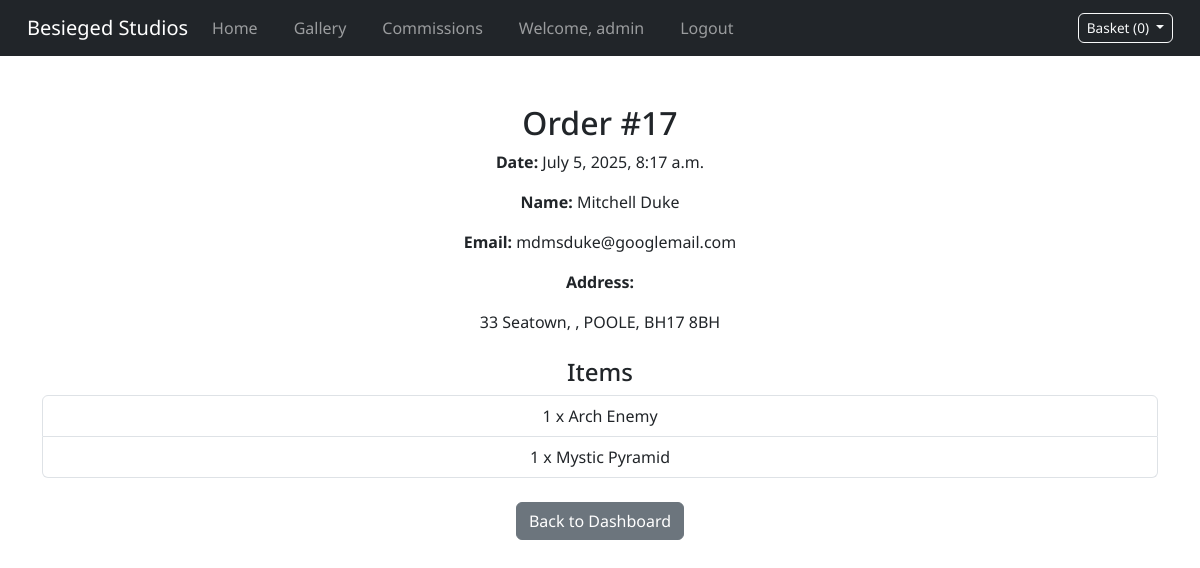
The page /dashboard/order/17/ (signed in) on the database its author committed.
### accounts/models.py (models this page shows, shortened)
class UserProfile(models.Model):
    user = models.OneToOneField(User, on_delete=models.CASCADE)
    phone_number = models.CharField(max_length=20, blank=True, null=True)
    address_line1 = models.CharField(max_length=255, blank=True, null=True)
    address_line2 = models.CharField(max_length=255, blank=True, null=True)
    town_or_city = models.CharField(max_length=100, blank=True, null=True)
    postcode = models.CharField(max_length=20, blank=True, null=True)

### checkout/models.py (models this page shows, shortened)
class Order(models.Model):
    user = models.ForeignKey(User, on_delete=models.SET_NULL, null=True, blank=True)
    stripe_session_id = models.CharField(max_length=255)
    full_name = models.CharField(max_length=255)
    email = models.EmailField()
    address = models.TextField()
    created_at = models.DateTimeField(auto_now_add=True)
    paid = models.BooleanField(default=False)

class OrderItem(models.Model):
    order = models.ForeignKey(Order, related_name='items', on_delete=models.CASCADE)
    project = models.ForeignKey(Project, on_delete=models.SET_NULL, null=True)
    quantity = models.PositiveIntegerField(default=1)

### gallery/models.py (models this page shows, shortened)
class Project(models.Model):
    title = models.CharField(max_length=200)
    description = models.TextField()
    category = models.ManyToManyField(Category)
    image = models.ImageField(upload_to='gallery/images/')
    is_featured = models.BooleanField(default=False)
    price = models.DecimalField(max_digits=10, decimal_places=2, default=0.00)

### dashboard/views.py (the view)
# urls.py: path('order/<int:order_id>/', order_detail, name='order_detail'),
@login_required
def order_detail(request, order_id):
    order = Order.objects.filter(user=request.user, id=order_id).first()
    if not order:
        return render(request, "dashboard/order_not_found.html")
    return render(request, "dashboard/order_detail.html", {"order": order})

### basket/context_processors.py (called while the page is built, shortened)
def basket_context(request):
    basket = request.session.get("basket", {})
    basket_items = []
    return {
        "basket_count": sum(item["quantity"] for item in basket_items),
        "basket_items": basket_items,
    }

### dashboard/templates/dashboard/order_detail.html (shortened to what this page needs)
{% extends "base.html" %}
{% block content %}
<div class="container mt-5">
    <h2>Order #{{ order.id }}</h2>
    <p><strong>Date:</strong> {{ order.created_at }}</p>
    <p><strong>Name:</strong> {{ order.full_name }}</p>
    <p><strong>Email:</strong> {{ order.email }}</p>
    <p><strong>Address:</strong><br>{{ order.address|linebreaks }}</p>
    <h4 class="mt-4">Items</h4>
    <ul class="list-group">
        {% for item in order.items.all %}
            <li class="list-group-item">
                {{ item.quantity }} x {{ item.project.title }}
            </li>
        {% endfor %}
    </ul>
    <a href="{% url 'dashboard:dashboard' %}" class="btn btn-secondary mt-4">Back to Dashboard</a>
</div>
{% endblock %}

### templates/base.html (shortened to what this page needs)
{% load static %}
<!DOCTYPE html>
<html lang="en">
<head>
    <link href="https://cdn.jsdelivr.net/npm/bootstrap@5.3.0/dist/css/bootstrap.min.css" rel="stylesheet">
    <link rel="stylesheet" href="{% static 'css/base.css' %}">
</head>
<body>
    <nav class="navbar navbar-expand-lg navbar-dark bg-dark">
        <div class="container-fluid">
            <a class="navbar-brand" href="{% url 'home' %}">Besieged Studios</a>
            <div class="collapse navbar-collapse" id="navbarNav">
                <ul class="navbar-nav">
                    <li class="nav-item"><a class="nav-link" href="{% url 'home' %}">Home</a></li>
                    <li class="nav-item"><a class="nav-link" href="{% url 'gallery:gallery' %}">Gallery</a></li>
                    <li class="nav-item">
                        {% if user.is_authenticated %}
                            <a class="nav-link" href="{% url 'commissions:smart_commission_redirect' %}">Commissions</a>
                        {% else %}
                            <a class="nav-link" href="{% url 'account_login' %}?next={% url 'commissions:create_commission' %}">Commissions</a>
                        {% endif %}
                    </li>
                </ul>
                <ul class="navbar-nav">
                    {% if user.is_authenticated %}
                        <li class="nav-item">
                            <a class="nav-link" href="{% url 'dashboard:dashboard' %}">
                                {% if user.userprofile %}
                                    Welcome, {{ user.userprofile.user.username }}
                                {% else %}
                                    Welcome, {{ user.username }}
                                {% endif %}
                            </a>
                        </li>
                        <li class="nav-item">
                            <a class="nav-link" href="{% url 'account_logout' %}">Logout</a>
                        </li>
                    {% endif %}
                </ul>
            </div>
            <div id="basket-preview" class="dropdown">
                <button class="btn btn-outline-light dropdown-toggle" type="button" id="basketDropdown" data-bs-toggle="dropdown" aria-expanded="false">
                    Basket ({{ basket_items|length }})
                </button>
            </div>
        </div>
    </nav>
    <div class="content">
        {% block content %}{% endblock %}
    </div>
</body>
</html>

### static/css/base.css (style rules this page uses)
body { font-family: "Noto Sans", sans-serif; }
nav ul { list-style-type: none; padding: 0; }
nav ul li { display: inline; margin-right: 20px; }
nav ul li a { text-decoration: none; color: blue; }
.content { margin-top: 20px; }
.container { text-align: center; margin-top: 50px; }
.navbar { padding-left: 15px; padding-right: 15px; }
#basket-preview .btn { white-space: nowrap; font-size: 0.85rem; padding: 4px 8px; }

### rows shown on the page
Order: id "17", created_at "July 5, 2025, 8:17 a.m.", full_name "Mitchell Duke", email "mdmsduke@googlemail.com", address "33 Seatown, , POOLE, BH17 8BH"
OrderItem: quantity "1", project "Arch Enemy"
OrderItem: quantity "1", project "Mystic Pyramid"

### other values the page prints
{{ user.userprofile.user.username }} "admin"
{{ basket_items|length }} "0"
